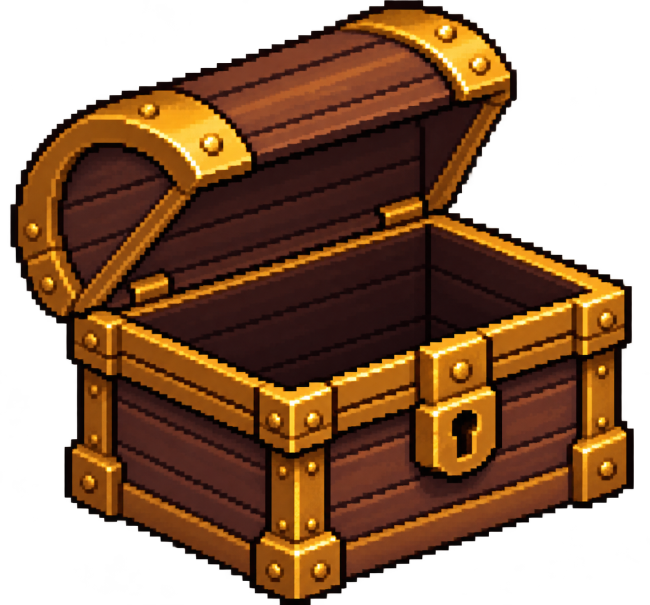
#> input picture art/assets/source/chests/open-empty.generated.png, 1300 x 1209 px (shown at 1/2 size)
$ python export-chest-state.py
#> lines starting #> are read from the running program, lines starting #| are printed output that depends on the picture; after the words box and inside, x2 and y2 are one past the last pixel; in counts of white or black regions, pixels touching at a corner belong together
#!/usr/bin/env python3
"""Normalize the retained generated empty-chest reference for a stable prop export."""
import argparse
from pathlib import Path
from PIL import Image

ROOT = Path(__file__).resolve().parents[2]
SOURCE = ROOT / "art/assets/source/chests/open-empty.generated.png"
OUTPUT = ROOT / "art/assets/source/chests/open-empty.png"

def render():
    image = Image.open(SOURCE).convert("RGBA")
#> image is the input picture: PIL image 1300x1209 RGBA; mean R, G, B, A 67.9, 36.8, 13.5, 166.2
    alpha = image.getchannel("A").point(lambda value: 255 if value >= 32 else 0)
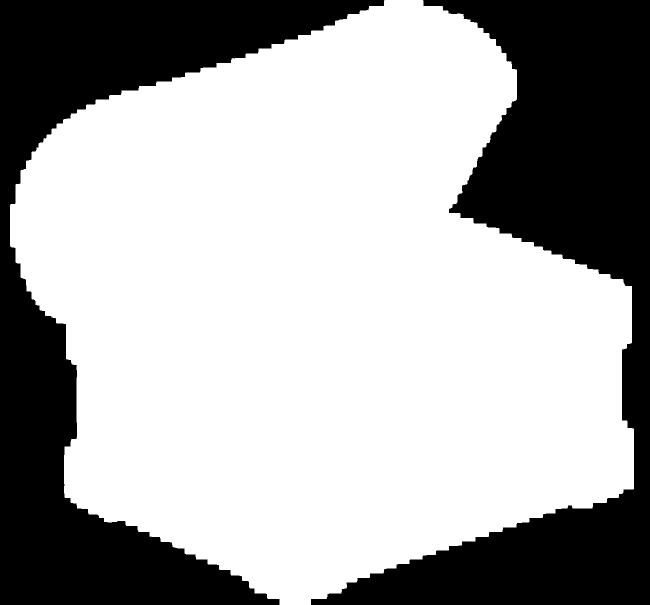
#> alpha: PIL image 1300x1209 L (shown at 1/2 size); 66.2% white; 2 black regions, box (x1, y1, x2, y2) and area: (622, 0, 1300, 1209) 275914, (0, 0, 769, 1209) 255508
    image.putalpha(alpha)
    image = image.crop(alpha.getbbox())
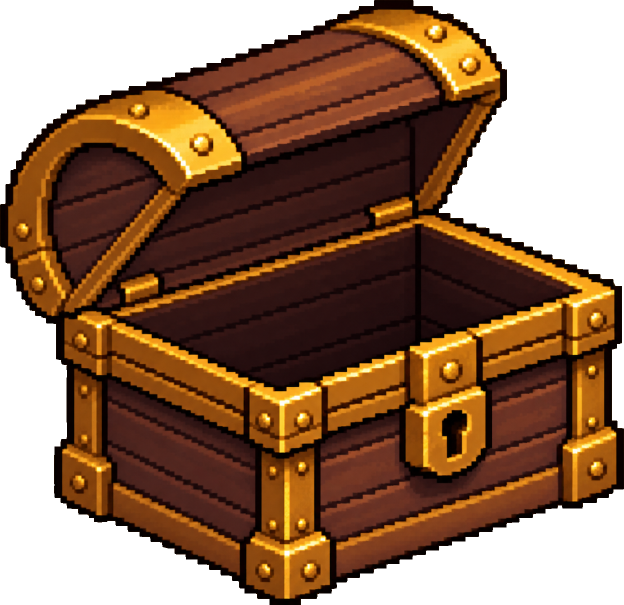
#> image: PIL image 1248x1209 RGBA (shown at 1/2 size); mean R, G, B, A 70.8, 38.4, 14.1, 175.8; transparent parts drawn white
    height = round(image.height * 337 / image.width)
#> height = 326
    image = image.resize((337, height), Image.Resampling.NEAREST)
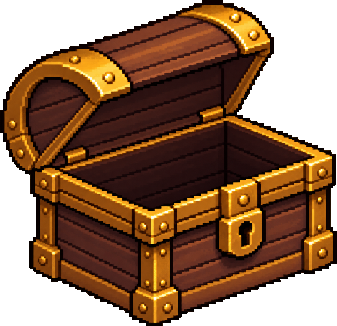
#> image: PIL image 337x326 RGBA; mean R, G, B, A 70.8, 38.4, 14.1, 175.8; transparent parts drawn white
    canvas = Image.new("RGBA", (343, height + 4))
#> canvas: PIL image 343x330 RGBA; every value is 0
    canvas.paste(image, (3, 2))
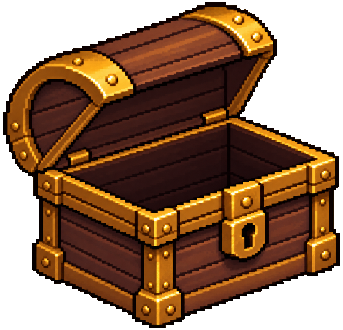
#> canvas: PIL image 343x330 RGBA; mean R, G, B, A 68.7, 37.3, 13.7, 170.6; transparent parts drawn white
    return canvas

if __name__ == "__main__":
    parser = argparse.ArgumentParser()
    parser.add_argument("--check", action="store_true")
    args = parser.parse_args()
    image = render()
    if args.check:
        current = Image.open(OUTPUT).convert("RGBA")
        if image.size != current.size or image.tobytes() != current.tobytes():
            raise SystemExit("empty chest source export is stale")
    else:
        image.save(OUTPUT)
    print("verified empty chest source export" if args.check else "exported empty chest source")
